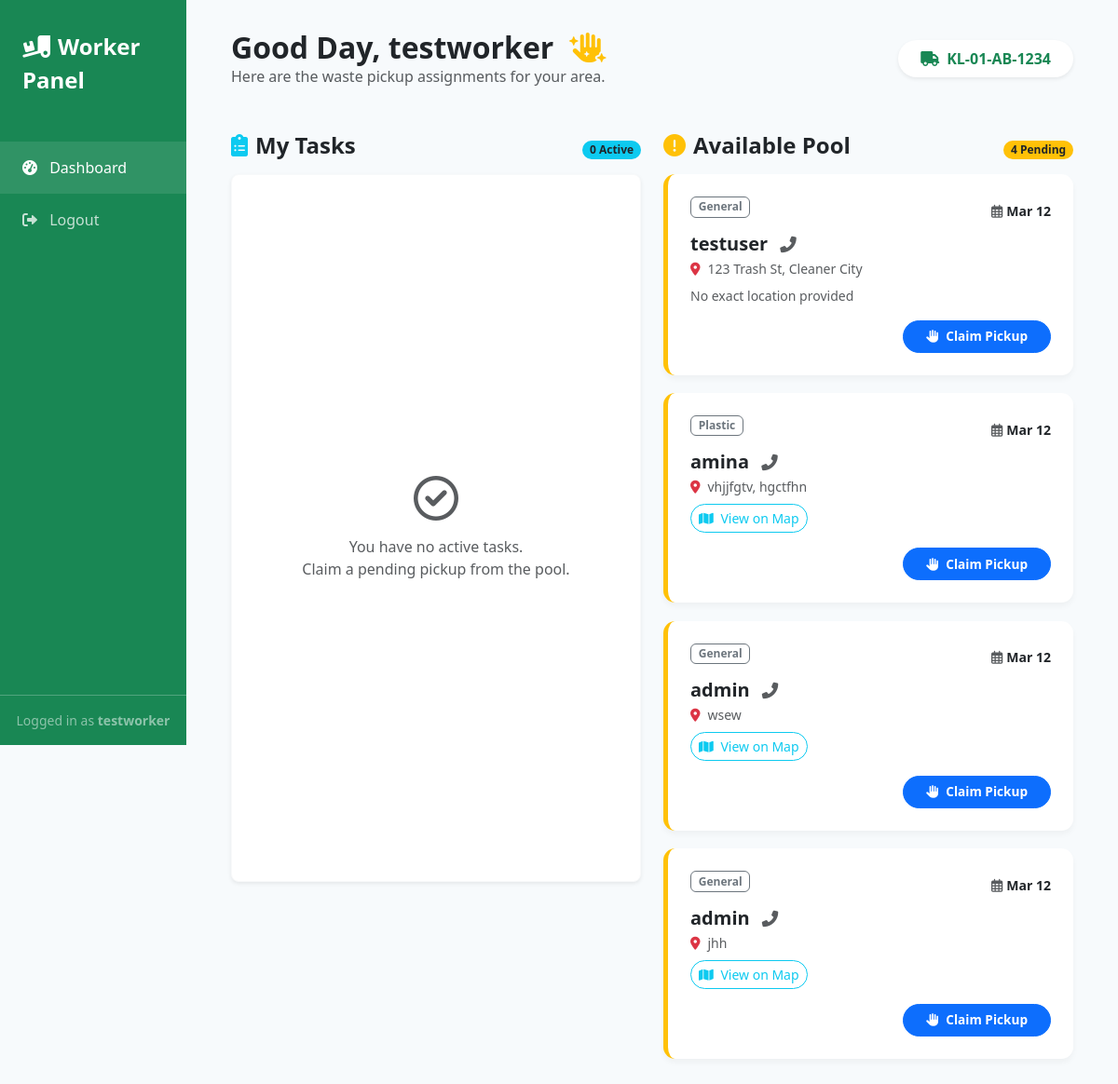
Page /worker/dashboard/ (signed in) on the committed database.
### waste/models.py (models this page shows, shortened)
class Worker(models.Model):
    username = models.CharField(max_length=50)
    password = models.CharField(max_length=128)
    phone = models.CharField(max_length=30)
    vehicle_number = models.CharField(max_length=50, blank=True, null=True)

class PickupRequest(models.Model):
    citizen = models.ForeignKey(Citizen, on_delete=models.CASCADE)
    WASTE_TYPE_CHOICES = [
        ('General', 'General'),
        ('Plastic', 'Plastic'),
        ('Organic', 'Organic'),
        ('E-waste', 'E-waste'),
        ('Metal', 'Metal'),
    ]
    waste_type = models.CharField(max_length=50, choices=WASTE_TYPE_CHOICES)
    address = models.TextField()
    latitude = models.FloatField(null=True, blank=True)
    longitude = models.FloatField(null=True, blank=True)
    pickup_date = models.DateField()
    created_at = models.DateTimeField(auto_now_add=True)
    STATUS_CHOICES = [
        ('Pending', 'Pending'),
        ('Assigned', 'Assigned'),
        ('Completed', 'Completed'),
    ]
    status = models.CharField(max_length=20, choices=STATUS_CHOICES, default='Pending')
    assigned_worker = models.ForeignKey(Worker, null=True, blank=True, on_delete=models.SET_NULL)
    preferred_company = models.ForeignKey(Company, null=True, blank=True, on_delete=models.SET_NULL, related_name='pickup_requests')

class Citizen(models.Model):
    username = models.CharField(max_length=20)
    password = models.CharField(max_length=128)
    phone = models.CharField(max_length=30)
    place = models.CharField(max_length=20)
    points = models.IntegerField(default=0)

### waste/views.py (the view)
# urls.py: path('worker/dashboard/', views.worker_dashboard, name='worker_dashboard'),
@worker_required
def worker_dashboard(request):
    worker = Worker.objects.get(id=request.session.get('worker_id'))
    pending_pickups = PickupRequest.objects.filter(status='Pending').order_by('pickup_date')
    assigned_pickups = PickupRequest.objects.filter(assigned_worker=worker, status='Assigned').order_by('pickup_date')
    completed_pickups = PickupRequest.objects.filter(assigned_worker=worker, status='Completed').order_by('-created_at')[:10]
    return render(request, 'worker/dashboard.html', {
        'worker': worker,
        'pending_pickups': pending_pickups,
        'assigned_pickups': assigned_pickups,
        'completed_pickups': completed_pickups
    })

### templates/worker/dashboard.html (shortened to what this page needs)
{% load static %}
<!DOCTYPE html>
<html lang="en">
<head>
    <link href="https://cdn.jsdelivr.net/npm/bootstrap@5.3.0/dist/css/bootstrap.min.css" rel="stylesheet">
    <link href="https://cdnjs.cloudflare.com/ajax/libs/font-awesome/6.0.0/css/all.min.css" rel="stylesheet">
</head>
<body>
    <div class="container-fluid">
        <div class="row">
            <div class="col-md-3 col-lg-2 px-0 sidebar d-none d-md-block position-fixed">
                <a href="#" class="sidebar-brand"><i class="fas fa-truck-loading me-2"></i>Worker Panel</a>
                <ul class="nav flex-column">
                    <li class="nav-item"><a href="#" class="nav-link active"><i class="fas fa-tachometer-alt"></i> Dashboard</a></li>
                    <li class="nav-item mt-auto"><a href="{% url 'worker_logout' %}" class="nav-link"><i class="fas fa-sign-out-alt"></i> Logout</a></li>
                </ul>
                <div class="position-absolute bottom-0 w-100 p-3 text-center border-top border-light border-opacity-25 text-white-50 small">
                    Logged in as <b>{{ worker.username }}</b>
                </div>
            </div>
            <div class="col-md-9 col-lg-10 ms-auto main-content">
                <div class="d-flex justify-content-between align-items-center mb-5">
                    <div>
                        <h2 class="fw-bold text-dark mb-0">Good Day, {{ worker.username }} <i class="fas fa-hand-sparkles text-warning ms-2"></i></h2>
                        <p class="text-muted mb-0">Here are the waste pickup assignments for your area.</p>
                    </div>
                    <div class="bg-white px-4 py-2 rounded-pill shadow-sm text-success fw-bold">
                        <i class="fas fa-truck me-2"></i>{{ worker.vehicle_number }}
                    </div>
                </div>
                <div class="row g-4">
                    <div class="col-xl-6">
                        <div class="d-flex justify-content-between align-items-end mb-3">
                            <h4 class="fw-bold mb-0 text-dark"><i class="fas fa-clipboard-list text-info me-2"></i>My Tasks</h4>
                            <span class="badge bg-info text-dark rounded-pill">{{ assigned_pickups.count }} Active</span>
                        </div>
                        {% if not assigned_pickups %}
                            <div class="text-center py-5 bg-white rounded-3 shadow-sm border border-light h-75 d-flex flex-column justify-content-center">
                                <i class="far fa-check-circle text-muted mb-3" style="font-size: 3rem;"></i>
                                <p class="text-muted mb-0">You have no active tasks.<br>Claim a pending pickup from the pool.</p>
                            </div>
                        {% endif %}
                    </div>
                    <div class="col-xl-6">
                        <div class="d-flex justify-content-between align-items-end mb-3">
                            <h4 class="fw-bold mb-0 text-dark"><i class="fas fa-exclamation-circle text-warning me-2"></i>Available Pool</h4>
                            <span class="badge bg-warning text-dark rounded-pill">{{ pending_pickups.count }} Pending</span>
                        </div>
                        {% for pickup in pending_pickups %}
                        <div class="pickup-item pending">
                            <div class="d-flex justify-content-between align-items-center mb-2">
                                <span class="badge border border-secondary text-secondary mb-2">{{ pickup.waste_type }}</span>
                                <span class="fw-bold text-dark small"><i class="far fa-calendar-alt text-muted me-1"></i>{{ pickup.pickup_date|date:"M d" }}</span>
                            </div>
                            <h5 class="fw-bold mb-1">{{ pickup.citizen.username }} <a href="tel:{{ pickup.citizen.phone }}" class="text-muted ms-2"><i class="fas fa-phone-alt small"></i></a></h5>
                            <p class="text-muted small mb-2"><i class="fas fa-map-marker-alt text-danger me-2"></i>{{ pickup.address }}</p>
                            {% if pickup.latitude and pickup.longitude %}
                            <p class="mb-3">
                                <a href="https://www.google.com/maps?q={{ pickup.latitude }},{{ pickup.longitude }}" target="_blank" class="btn btn-sm btn-outline-info rounded-pill">
                                    <i class="fas fa-map text-info me-1"></i> View on Map
                                </a>
                            </p>
                            {% else %}
                            <p class="text-muted small mb-3">No exact location provided</p>
                            {% endif %}
                            <form action="{% url 'claim_pickup' pickup.id %}" method="post" class="mt-2 text-end">
                                <button type="submit" class="btn btn-sm btn-primary action-btn">
                                    <i class="fas fa-hand-paper me-1"></i> Claim Pickup
                                </button>
                            </form>
                        </div>
                        {% endfor %}
                    </div>
                </div>
            </div>
        </div>
    </div>
</body>
</html>

### templates/worker/dashboard.html (style rules this page uses)
body { background: #f7fafc; }
.sidebar { background: #198754; color: white; min-height: 100vh; padding-top: 2rem; }
.sidebar-brand { font-size: 1.5rem; font-weight: bold; margin-bottom: 3rem; padding: 0 1.5rem; display: block; color: white; text-decoration: none; }
.nav-link { color: rgba(255,255,255,0.75); padding: 1rem 1.5rem; border-radius: 0; font-weight: 500; transition: 0.2s; }
.nav-link:hover, .nav-link.active { color: white; background: rgba(255,255,255,0.1); }
.nav-link i { width: 25px; }
.main-content { padding: 2rem 3rem; }
.pickup-item { background: white; border-radius: 0.8rem; padding: 1.5rem; margin-bottom: 1.2rem; box-shadow: 0 4px 6px rgba(0,0,0,0.04); border-left: 5px solid #e9ecef; }
.pickup-item.pending { border-left-color: #ffc107; }
.action-btn { border-radius: 2rem; padding: 0.4rem 1.5rem; font-weight: bold; font-size: 0.85rem; }

### rows in the picture
Worker: username "testworker", vehicle_number "KL-01-AB-1234"
PickupRequest: waste_type "General", pickup_date "Mar 12", citizen.username "testuser", address "123 Trash St, Cleaner City", shows "No exact location provided"
PickupRequest: waste_type "Plastic", pickup_date "Mar 12", citizen.username "amina", address "vhjjfgtv, hgctfhn"
PickupRequest: waste_type "General", pickup_date "Mar 12", citizen.username "admin", address "wsew"
PickupRequest: waste_type "General", pickup_date "Mar 12", citizen.username "admin", address "jhh"

### other values in the picture
{{ assigned_pickups.count }} "0"
{{ pending_pickups.count }} "4"
